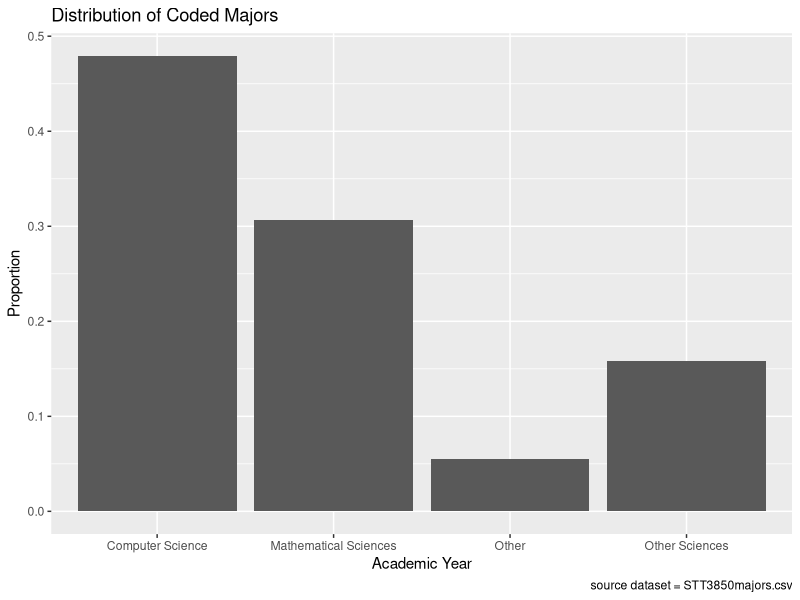
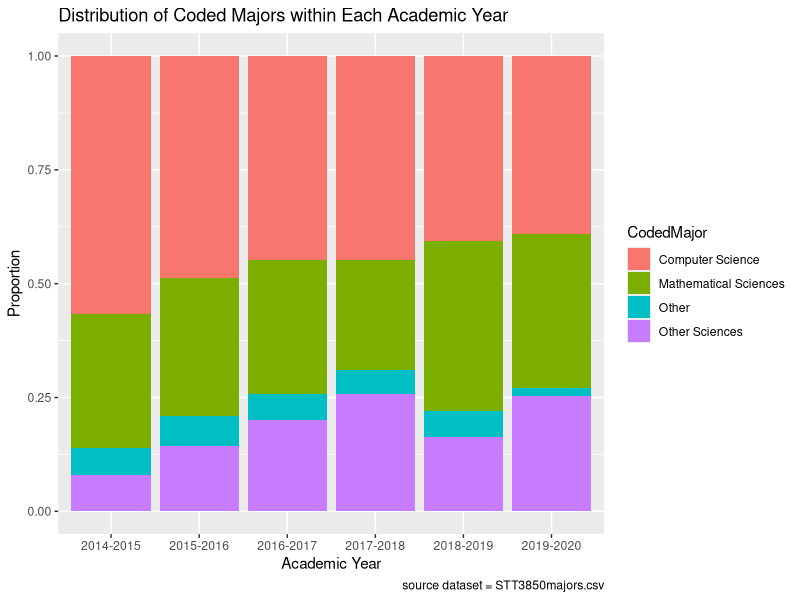

The R source for these figures, in order:
## ---- chunk 1
# LOAD ALL PACKAGES IN THIS CHUNK
library(knitr)
library(readr)
library(ggplot2)
library(tidyverse)
library(dplyr)
opts_chunk$set(comment = "", message = FALSE, warning = FALSE)
## ---- chunk 2
  x <- c(1:10)
## ---- chunk 3
  PH <- seq(from = 0, to = 14, by = 0.1)
## ---- chunk 4
  CLOCK <- seq(from = 60, to =0, by = -1)
## ---- chunk 5
  PLAY <- c("rock" , "paper", "scissors", "lizard", "Spock")
## ---- chunk 6
  CLASS <- c(rep("Actuarial Science", 0.15 * 60), rep("Computer Science", 0.4 * 60), rep("Mathematical Sciences", 0.2 * 60), rep("Other Sciences", 0.2 * 60),  rep("Business", 0.05 * 60))
## ---- chunk 7
  star_wars_matrix2 <- matrix(c(474.5, 552.5, 310.7, 338.7, 380.3, 468.5), nrow = 3, ncol = 2)
  colnames(star_wars_matrix2) <- c("US", "non-US")
  rownames(star_wars_matrix2) <- c("The Phantom Menace", "Attack of the Clones", "Revenge of the Sith")
## ---- chunk 8
  ticket_prices_matrix <- data.frame("Movie" = c("The Phantom Menace", "Attack of the Clones", "Revenge of the Sith"), "Price" = c(4.9, 4.9, 4.5, 4.5, 4.0, 4.0), "Region" = c("US", "non-US"))
## ---- chunk 9
  fib <- c(0,1)
  add <- 1
  replace <- 2
  for (i in 1:8) {
    fib <- append(fib, add)
    temp <- add
    add <- replace
    replace <- add + temp
  }
  fib
## ---- chunk 10
  fib <- function(length) {
    newLength = length - 2
    fib <- c(0,1)
    add <- 1
    replace <- 2
    for (i in 1:newLength) {
      fib <- append(fib, add)
      temp <- add
      add <- replace
      replace <- add + temp
    }
    return(fib)
  }

  result <- fib(20)
  result
## ---- chunk 11
majors <- read_csv("STT3850majors.csv")
glimpse(majors)
head(majors)
## ---- chunk 12
majors$Year <- as.factor(majors$Year)
table(majors$Year)
## ---- chunk 13
CodedMajorPlot <- ggplot(majors, aes(x = CodedMajor)) +
  geom_bar(aes(y=..count../sum(..count..))) +
  labs(title = "Distribution of Coded Majors",
    caption = "source dataset = STT3850majors.csv", 
    x = "Academic Year",
    y = "Proportion") 
CodedMajorPlot
## ---- chunk 14
CodedMajorPlot2 <- ggplot(majors, aes(x = AY, fill = CodedMajor)) +
  geom_bar(aes(y=..count../sum(..count..)), position = "fill") + 
  #scale_fill_manual(values = c("84DCC6", "A5FFD6", "FFA69E", "FF686A")) + 
  labs(title = "Distribution of Coded Majors within Each Academic Year",
    caption = "source dataset = STT3850majors.csv", 
    x = "Academic Year",
    y = "Proportion") 

CodedMajorPlot2

## ---- chunk 15
# Put your code here.
## ---- chunk 16
# Put your code here.
## ---- chunk 17
# Put your code here.
## ---- chunk 18
# Put your code here.
## ---- chunk 19
# Put your code here.
## ---- chunk 20

## ---- chunk 21
# Put your code here.
## ---- chunk 22
# Put your code here.
## ---- chunk 23
# Put your code here.
## ---- chunk 24
# Put your code here.
## ---- chunk 25
# Put your code here.
## ---- chunk 26
# Put your code here.
## ---- chunk 27
sessionInfo()
